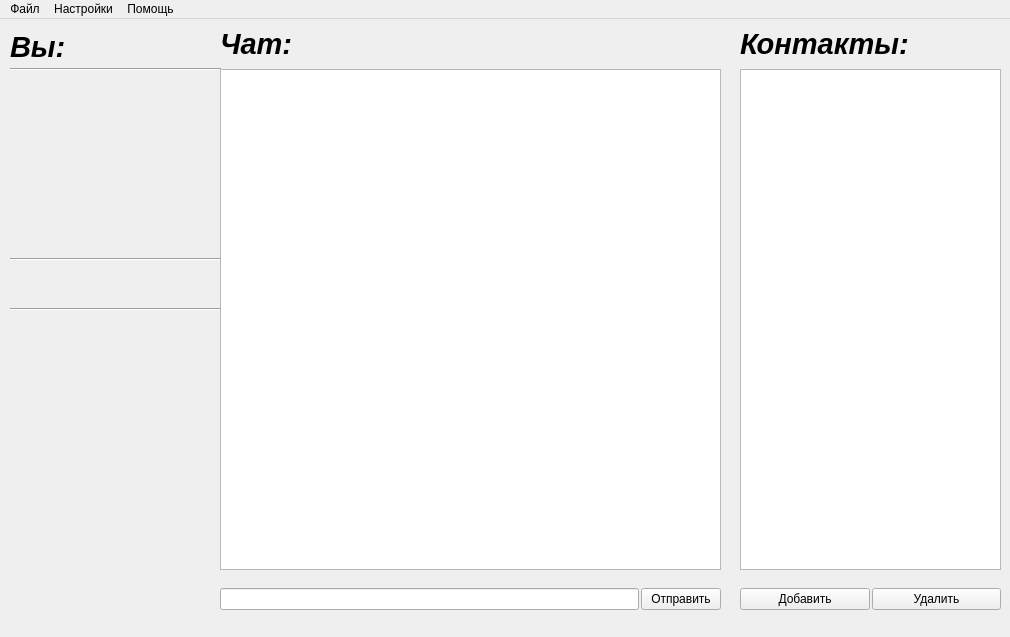
<?xml version="1.0" encoding="UTF-8"?>
<ui version="4.0">
 <class>MainWindow</class>
 <widget class="QMainWindow" name="MainWindow">
  <property name="geometry">
   <rect>
    <x>0</x>
    <y>0</y>
    <width>1010</width>
    <height>637</height>
   </rect>
  </property>
  <property name="maximumSize">
   <size>
    <width>1010</width>
    <height>637</height>
   </size>
  </property>
  <property name="windowTitle">
   <string>Pypi Chat</string>
  </property>
  <widget class="QWidget" name="centralwidget">
   <widget class="QTextEdit" name="chatWindow">
    <property name="geometry">
     <rect>
      <x>220</x>
      <y>50</y>
      <width>501</width>
      <height>501</height>
     </rect>
    </property>
    <property name="readOnly">
     <bool>true</bool>
    </property>
   </widget>
   <widget class="QWidget" name="layoutWidget">
    <property name="geometry">
     <rect>
      <x>220</x>
      <y>560</y>
      <width>501</width>
      <height>41</height>
     </rect>
    </property>
    <layout class="QHBoxLayout" name="horizontalLayout">
     <property name="spacing">
      <number>2</number>
     </property>
     <item>
      <widget class="QLineEdit" name="chatText"/>
     </item>
     <item>
      <widget class="QPushButton" name="sendButton">
       <property name="text">
        <string>Отправить</string>
       </property>
      </widget>
     </item>
    </layout>
   </widget>
   <widget class="QWidget" name="layoutWidget">
    <property name="geometry">
     <rect>
      <x>740</x>
      <y>560</y>
      <width>261</width>
      <height>41</height>
     </rect>
    </property>
    <layout class="QHBoxLayout" name="horizontalLayout_3">
     <property name="spacing">
      <number>2</number>
     </property>
     <item>
      <widget class="QPushButton" name="addButton">
       <property name="text">
        <string>Добавить</string>
       </property>
      </widget>
     </item>
     <item>
      <widget class="QPushButton" name="delButton">
       <property name="text">
        <string>Удалить</string>
       </property>
      </widget>
     </item>
    </layout>
   </widget>
   <widget class="QListWidget" name="contactListWidget">
    <property name="geometry">
     <rect>
      <x>740</x>
      <y>50</y>
      <width>261</width>
      <height>501</height>
     </rect>
    </property>
    <property name="font">
     <font>
      <pointsize>12</pointsize>
      <weight>75</weight>
      <italic>true</italic>
      <bold>true</bold>
     </font>
    </property>
   </widget>
   <widget class="QLabel" name="label">
    <property name="geometry">
     <rect>
      <x>740</x>
      <y>0</y>
      <width>181</width>
      <height>49</height>
     </rect>
    </property>
    <property name="font">
     <font>
      <pointsize>22</pointsize>
      <weight>75</weight>
      <italic>true</italic>
      <bold>true</bold>
     </font>
    </property>
    <property name="text">
     <string>Контакты:</string>
    </property>
   </widget>
   <widget class="QLabel" name="label_2">
    <property name="geometry">
     <rect>
      <x>220</x>
      <y>0</y>
      <width>501</width>
      <height>49</height>
     </rect>
    </property>
    <property name="font">
     <font>
      <pointsize>22</pointsize>
      <weight>75</weight>
      <italic>true</italic>
      <bold>true</bold>
     </font>
    </property>
    <property name="text">
     <string>Чат:</string>
    </property>
   </widget>
   <widget class="QLabel" name="username">
    <property name="geometry">
     <rect>
      <x>10</x>
      <y>250</y>
      <width>201</width>
      <height>35</height>
     </rect>
    </property>
    <property name="maximumSize">
     <size>
      <width>16777215</width>
      <height>35</height>
     </size>
    </property>
    <property name="font">
     <font>
      <pointsize>22</pointsize>
      <weight>75</weight>
      <italic>true</italic>
      <bold>true</bold>
     </font>
    </property>
    <property name="text">
     <string/>
    </property>
   </widget>
   <widget class="QLabel" name="label_3">
    <property name="geometry">
     <rect>
      <x>10</x>
      <y>10</y>
      <width>56</width>
      <height>35</height>
     </rect>
    </property>
    <property name="maximumSize">
     <size>
      <width>56</width>
      <height>35</height>
     </size>
    </property>
    <property name="font">
     <font>
      <pointsize>22</pointsize>
      <weight>75</weight>
      <italic>true</italic>
      <bold>true</bold>
     </font>
    </property>
    <property name="text">
     <string>Вы:</string>
    </property>
   </widget>
   <widget class="Line" name="line">
    <property name="geometry">
     <rect>
      <x>10</x>
      <y>40</y>
      <width>211</width>
      <height>20</height>
     </rect>
    </property>
    <property name="orientation">
     <enum>Qt::Horizontal</enum>
    </property>
   </widget>
   <widget class="QLabel" name="avatar">
    <property name="geometry">
     <rect>
      <x>10</x>
      <y>60</y>
      <width>200</width>
      <height>170</height>
     </rect>
    </property>
    <property name="minimumSize">
     <size>
      <width>200</width>
      <height>170</height>
     </size>
    </property>
    <property name="maximumSize">
     <size>
      <width>200</width>
      <height>170</height>
     </size>
    </property>
    <property name="font">
     <font>
      <pointsize>16</pointsize>
      <weight>75</weight>
      <italic>true</italic>
      <bold>true</bold>
     </font>
    </property>
    <property name="text">
     <string/>
    </property>
    <property name="alignment">
     <set>Qt::AlignCenter</set>
    </property>
   </widget>
   <widget class="Line" name="line_2">
    <property name="geometry">
     <rect>
      <x>10</x>
      <y>280</y>
      <width>211</width>
      <height>20</height>
     </rect>
    </property>
    <property name="orientation">
     <enum>Qt::Horizontal</enum>
    </property>
   </widget>
   <widget class="Line" name="line_3">
    <property name="geometry">
     <rect>
      <x>10</x>
      <y>230</y>
      <width>211</width>
      <height>20</height>
     </rect>
    </property>
    <property name="orientation">
     <enum>Qt::Horizontal</enum>
    </property>
   </widget>
  </widget>
  <widget class="QMenuBar" name="menuBar">
   <property name="geometry">
    <rect>
     <x>0</x>
     <y>0</y>
     <width>1010</width>
     <height>27</height>
    </rect>
   </property>
   <widget class="QMenu" name="menu">
    <property name="title">
     <string>Файл</string>
    </property>
    <addaction name="actionExit"/>
   </widget>
   <widget class="QMenu" name="menu_2">
    <property name="title">
     <string>Помощь</string>
    </property>
    <addaction name="actionHelp"/>
    <addaction name="actionAbout"/>
   </widget>
   <widget class="QMenu" name="menu_3">
    <property name="title">
     <string>Настройки</string>
    </property>
    <addaction name="actionAccSet"/>
   </widget>
   <addaction name="menu"/>
   <addaction name="menu_3"/>
   <addaction name="menu_2"/>
  </widget>
  <action name="actionExit">
   <property name="text">
    <string>Выход</string>
   </property>
  </action>
  <action name="actionHelp">
   <property name="text">
    <string>Помощь</string>
   </property>
  </action>
  <action name="actionAbout">
   <property name="text">
    <string>О программе</string>
   </property>
  </action>
  <action name="actionAccSet">
   <property name="text">
    <string>Аватар</string>
   </property>
  </action>
 </widget>
 <resources/>
 <connections/>
</ui>
